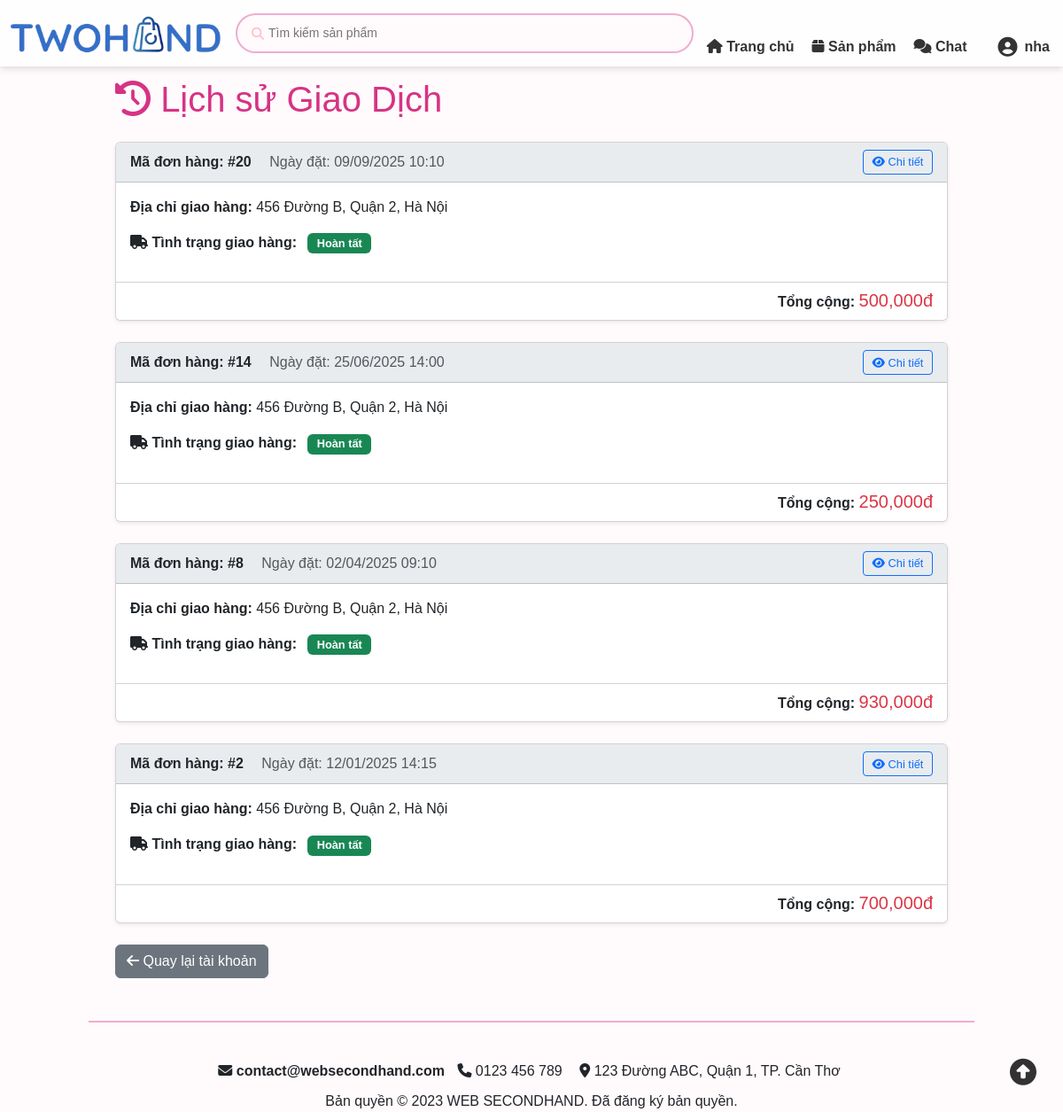
The app's page /controllers/lichSuDonHangController.php (signed in) with its own data.
### tables this page shows
CREATE TABLE DonHang ( 
    MaDH INT(10) PRIMARY KEY AUTO_INCREMENT,
    IdTaiKhoan INT(10), 
    IdNguoiBan INT(10) NOT NULL, 
    NgayDat DATETIME DEFAULT CURRENT_TIMESTAMP,
    DiaChiGiao VARCHAR(255),
    TongTien DECIMAL(10) UNSIGNED,
    TrangThai ENUM('Chờ xử lý', 'Đã xác nhận', 'Đang giao', 'Hoàn tất', 'Đã hủy') DEFAULT 'Chờ xử lý',
    TrangThaiThanhToan ENUM('ChuaThanhToan', 'DaThanhToan', 'ChoHoanTien') DEFAULT 'ChuaThanhToan', 
    GhiChu TEXT,
    NgaySua DATETIME DEFAULT CURRENT_TIMESTAMP ON UPDATE CURRENT_TIMESTAMP,
    PhiSan DECIMAL(10,2) DEFAULT 0, 
    TienNguoiBanNhan DECIMAL(10,2) DEFAULT 0, 
    FOREIGN KEY (IdTaiKhoan) REFERENCES TaiKhoan(IdTaiKhoan) ON DELETE CASCADE ON UPDATE CASCADE,
    FOREIGN KEY (IdNguoiBan) REFERENCES TaiKhoan(IdTaiKhoan)
);

### controllers/lichSuDonHangController.php (called while the page is built, shortened)
<?php
require_once __DIR__ . '/../includes/ketnoi.php';
require_once __DIR__ . '/../models/donHang.php';
$idUser = $_SESSION['IdTaiKhoan'];
$donHangModel = new DonHang($conn);
$orders = $donHangModel->getDonHangTheoKhachHang($idUser);
include_once __DIR__ . '/../views/lichSuDonHang.php';

### models/donHang.php (called while the page is built, shortened)
<?php
class DonHang
{
    private $conn;
    public function __construct($connection)
    {
        $this->conn = $connection;
    }
    public function getDonHangTheoKhachHang($idTaiKhoan)
    {
        $sql = "SELECT dh.MaDH, dh.NgayDat, dh.DiaChiGiao, dh.TongTien, dh.TrangThai,
                       tt.MaThanhToan
                FROM DonHang dh
                LEFT JOIN ThanhToan tt ON dh.MaDH = tt.MaDH
                WHERE dh.IdTaiKhoan = ?
                ORDER BY dh.NgayDat DESC";
        $stmt = $this->conn->prepare($sql);
        $stmt->bind_param("i", $idTaiKhoan);
        $stmt->execute();
        $result = $stmt->get_result();
        return $result->fetch_all(MYSQLI_ASSOC);
    }
}

### views/lichSuDonHang.php (the view, shortened to what this page needs)
<!DOCTYPE html>
<html lang="vi">
<head>
    <link href="https://cdn.jsdelivr.net/npm/bootstrap@5.3.2/dist/css/bootstrap.min.css" rel="stylesheet">
    <link rel="stylesheet" href="https://cdnjs.cloudflare.com/ajax/libs/font-awesome/6.4.0/css/all.min.css">
    <link href="../assets/css/lichSuGiaoDich.css" rel="stylesheet">
    <link href="../assets/css/header.css" rel="stylesheet">
    <link href="../assets/css/color.css" rel="stylesheet">
</head>
<body>
    <?php include '../includes/header.php'; ?>
    <div class="container my-5">
        <h1 class="mb-4"><i class="fas fa-history"></i> Lịch sử Giao Dịch</h1>
        <?php if (empty($orders)): ?>
            <div class="alert alert-info text-center">Bạn chưa có đơn hàng nào.</div>
        <?php else: ?>
            <?php foreach ($orders as $order): ?>
                <div class="card order-card shadow-sm">
                    <div class="card-header order-header d-flex justify-content-between align-items-center flex-wrap gap-2">
                        <div>
                            <strong>Mã đơn hàng: #<?= $order['MaDH'] ?></strong>
                            <span class="ms-md-3 text-muted d-block d-md-inline">Ngày đặt: <?= date('d/m/Y H:i', strtotime($order['NgayDat'])) ?></span>
                        </div>
                        <div class="d-flex align-items-center gap-2">
                            <a href="chiTietDonHangController.php?MaDH=<?= $order['MaDH'] ?>"
                                class="btn btn-sm btn-outline-primary action-btn">
                                <i class="fas fa-eye"></i> Chi tiết
                            </a>
                        </div>
                    </div>
                    <div class="card-body">
                        <div class="mb-3">
                            <strong>Địa chỉ giao hàng:</strong> <?= htmlspecialchars($order['DiaChiGiao']) ?>
                        </div>
                        <div class="mb-3">
                            <strong><i class="fas fa-truck"></i> Tình trạng giao hàng:</strong>
                            <?php
                            $status_class = 'bg-secondary';
                            $status_text = htmlspecialchars($order['TrangThai']);
                            if ($order['TrangThai'] == 'Đã xác nhận') $status_class = 'bg-info text-dark';
                            elseif ($order['TrangThai'] == 'Đang giao') $status_class = 'bg-primary';
                            elseif ($order['TrangThai'] == 'Hoàn tất') $status_class = 'bg-success';
                            elseif ($order['TrangThai'] == 'Đã hủy') $status_class = 'bg-danger';
                            ?>
                            <span class="badge status-badge <?= $status_class ?> ms-2"><?= $status_text ?></span>
                        </div>
                    </div>
                    <div class="card-footer text-end">
                        <strong>Tổng cộng: <span class="text-danger h5"><?= number_format($order['TongTien']) ?>đ</span></strong>
                    </div>
                </div>
            <?php endforeach; ?>
        <?php endif; ?>
        <div class="mt-4">
            <a href="thongTinTaiKhoanController.php" class="btn btn-secondary"><i class="fas fa-arrow-left"></i> Quay lại tài khoản</a>
        </div>
    </div>
    <?php include '../includes/footer.php'; ?>
</body>
</html>

### assets/css/lichSuGiaoDich.css (style rules this page uses)
body { background-color: #f8f9fa; }
.order-card { margin-bottom: 1.5rem; }
.order-header { background-color: #e9ecef; }
.status-badge { font-size: 0.8em; padding: 0.4em 0.8em; }
.action-btn { font-size: 0.8rem; padding: 0.2rem 0.6rem; }
.card-footer { background-color: #fff; }
.mb-4 { color: var(--bs-pink-500); }
.container { padding-top: 40px; padding-left: 100px; padding-right: 100px; }

### assets/css/header.css (style rules this page uses)
html, body { overflow-x: clip !important; overflow-y: visible !important; }
body { font-family: Arial, sans-serif; background-color:var(--bs-pink-50); margin: 0; padding: 0; }

### records on screen
donhang: MaDH "20", NgayDat "09/09/2025 10:10", DiaChiGiao "456 Đường B, Quận 2, Hà Nội", TrangThai "Hoàn tất", TongTien "500,000"
donhang: MaDH "14", NgayDat "25/06/2025 14:00", DiaChiGiao "456 Đường B, Quận 2, Hà Nội", TrangThai "Hoàn tất", TongTien "250,000"
donhang: MaDH "8", NgayDat "02/04/2025 09:10", DiaChiGiao "456 Đường B, Quận 2, Hà Nội", TrangThai "Hoàn tất", TongTien "930,000"
donhang: MaDH "2", NgayDat "12/01/2025 14:15", DiaChiGiao "456 Đường B, Quận 2, Hà Nội", TrangThai "Hoàn tất", TongTien "700,000"

### other values on screen
$_SESSION['TenTK'] "nha"
